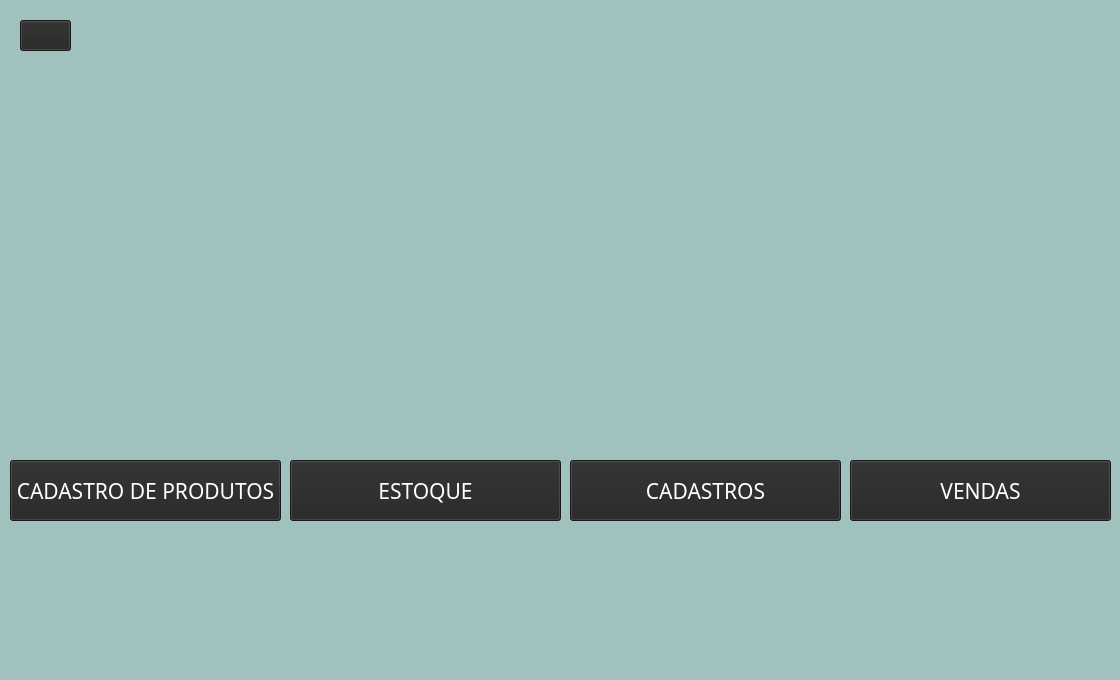
<?xml version="1.0" encoding="UTF-8"?>
<ui version="4.0">
 <class>MainWindow</class>
 <widget class="QMainWindow" name="MainWindow">
  <property name="geometry">
   <rect>
    <x>0</x>
    <y>0</y>
    <width>1120</width>
    <height>680</height>
   </rect>
  </property>
  <property name="windowTitle">
   <string>MainWindow</string>
  </property>
  <property name="styleSheet">
   <string notr="true">background-color: rgb(161, 193, 190);</string>
  </property>
  <widget class="QWidget" name="centralwidget">
   <widget class="QLabel" name="label">
    <property name="geometry">
     <rect>
      <x>280</x>
      <y>-140</y>
      <width>571</width>
      <height>561</height>
     </rect>
    </property>
    <property name="text">
     <string/>
    </property>
    <property name="pixmap">
     <pixmap>C:/Users/964742/Downloads/Meteoro_Calçados_Logo-removebg-preview.png</pixmap>
    </property>
    <property name="scaledContents">
     <bool>true</bool>
    </property>
   </widget>
   <widget class="QPushButton" name="bt_tela_cad">
    <property name="geometry">
     <rect>
      <x>10</x>
      <y>460</y>
      <width>271</width>
      <height>61</height>
     </rect>
    </property>
    <property name="font">
     <font>
      <family>Eras Demi ITC</family>
      <pointsize>16</pointsize>
     </font>
    </property>
    <property name="cursor">
     <cursorShape>PointingHandCursor</cursorShape>
    </property>
    <property name="mouseTracking">
     <bool>false</bool>
    </property>
    <property name="tabletTracking">
     <bool>false</bool>
    </property>
    <property name="styleSheet">
     <string notr="true">background-color: rgb(36, 36, 36);
color: rgb(255, 255, 255);</string>
    </property>
    <property name="text">
     <string>CADASTRO DE PRODUTOS</string>
    </property>
    <property name="autoDefault">
     <bool>false</bool>
    </property>
   </widget>
   <widget class="QPushButton" name="bt_telacadpessoas">
    <property name="geometry">
     <rect>
      <x>570</x>
      <y>460</y>
      <width>271</width>
      <height>61</height>
     </rect>
    </property>
    <property name="font">
     <font>
      <family>Eras Demi ITC</family>
      <pointsize>16</pointsize>
     </font>
    </property>
    <property name="cursor">
     <cursorShape>PointingHandCursor</cursorShape>
    </property>
    <property name="mouseTracking">
     <bool>false</bool>
    </property>
    <property name="tabletTracking">
     <bool>false</bool>
    </property>
    <property name="styleSheet">
     <string notr="true">background-color: rgb(36, 36, 36);
color: rgb(255, 255, 255);</string>
    </property>
    <property name="text">
     <string>CADASTROS</string>
    </property>
    <property name="autoDefault">
     <bool>false</bool>
    </property>
   </widget>
   <widget class="QPushButton" name="bt_estoque">
    <property name="geometry">
     <rect>
      <x>290</x>
      <y>460</y>
      <width>271</width>
      <height>61</height>
     </rect>
    </property>
    <property name="font">
     <font>
      <family>Eras Demi ITC</family>
      <pointsize>16</pointsize>
     </font>
    </property>
    <property name="cursor">
     <cursorShape>PointingHandCursor</cursorShape>
    </property>
    <property name="mouseTracking">
     <bool>false</bool>
    </property>
    <property name="tabletTracking">
     <bool>false</bool>
    </property>
    <property name="styleSheet">
     <string notr="true">background-color: rgb(36, 36, 36);
color: rgb(255, 255, 255);</string>
    </property>
    <property name="text">
     <string>ESTOQUE</string>
    </property>
    <property name="autoDefault">
     <bool>false</bool>
    </property>
   </widget>
   <widget class="QLabel" name="label_2">
    <property name="geometry">
     <rect>
      <x>80</x>
      <y>330</y>
      <width>121</width>
      <height>111</height>
     </rect>
    </property>
    <property name="text">
     <string/>
    </property>
    <property name="pixmap">
     <pixmap>IMAGENS/4745448.png</pixmap>
    </property>
    <property name="scaledContents">
     <bool>true</bool>
    </property>
   </widget>
   <widget class="QLabel" name="label_3">
    <property name="geometry">
     <rect>
      <x>370</x>
      <y>320</y>
      <width>121</width>
      <height>111</height>
     </rect>
    </property>
    <property name="text">
     <string/>
    </property>
    <property name="pixmap">
     <pixmap>IMAGENS/3176088.png</pixmap>
    </property>
    <property name="scaledContents">
     <bool>true</bool>
    </property>
   </widget>
   <widget class="QLabel" name="label_4">
    <property name="geometry">
     <rect>
      <x>650</x>
      <y>320</y>
      <width>121</width>
      <height>111</height>
     </rect>
    </property>
    <property name="text">
     <string/>
    </property>
    <property name="pixmap">
     <pixmap>IMAGENS/753173.png</pixmap>
    </property>
    <property name="scaledContents">
     <bool>true</bool>
    </property>
   </widget>
   <widget class="QLabel" name="label_5">
    <property name="geometry">
     <rect>
      <x>310</x>
      <y>-90</y>
      <width>501</width>
      <height>461</height>
     </rect>
    </property>
    <property name="text">
     <string/>
    </property>
    <property name="pixmap">
     <pixmap>IMAGENS/Meteoro_Calçados_Logo-removebg-preview.png</pixmap>
    </property>
    <property name="scaledContents">
     <bool>true</bool>
    </property>
   </widget>
   <widget class="QPushButton" name="bt_voltarinicial">
    <property name="geometry">
     <rect>
      <x>20</x>
      <y>20</y>
      <width>51</width>
      <height>31</height>
     </rect>
    </property>
    <property name="styleSheet">
     <string notr="true">color: rgb(255, 255, 255);
background-color: rgb(36, 36, 36);</string>
    </property>
    <property name="text">
     <string/>
    </property>
    <property name="icon">
     <iconset>
      <normaloff>IMAGENS/pngtree-arrow-left-flat-white-color-icon-move-back-less-photo-picture-image_7920547-removebg-preview.png</normaloff>IMAGENS/pngtree-arrow-left-flat-white-color-icon-move-back-less-photo-picture-image_7920547-removebg-preview.png</iconset>
    </property>
   </widget>
   <widget class="QPushButton" name="bt_vendas">
    <property name="geometry">
     <rect>
      <x>850</x>
      <y>460</y>
      <width>261</width>
      <height>61</height>
     </rect>
    </property>
    <property name="font">
     <font>
      <family>Eras Demi ITC</family>
      <pointsize>16</pointsize>
     </font>
    </property>
    <property name="cursor">
     <cursorShape>PointingHandCursor</cursorShape>
    </property>
    <property name="mouseTracking">
     <bool>false</bool>
    </property>
    <property name="tabletTracking">
     <bool>false</bool>
    </property>
    <property name="styleSheet">
     <string notr="true">background-color: rgb(36, 36, 36);
color: rgb(255, 255, 255);</string>
    </property>
    <property name="text">
     <string>VENDAS</string>
    </property>
    <property name="autoDefault">
     <bool>false</bool>
    </property>
   </widget>
   <widget class="QLabel" name="label_6">
    <property name="geometry">
     <rect>
      <x>880</x>
      <y>320</y>
      <width>151</width>
      <height>121</height>
     </rect>
    </property>
    <property name="text">
     <string/>
    </property>
    <property name="pixmap">
     <pixmap>IMAGENS/carrinho.png</pixmap>
    </property>
    <property name="scaledContents">
     <bool>true</bool>
    </property>
    <property name="alignment">
     <set>Qt::AlignCenter</set>
    </property>
   </widget>
   <zorder>label</zorder>
   <zorder>bt_tela_cad</zorder>
   <zorder>bt_telacadpessoas</zorder>
   <zorder>bt_estoque</zorder>
   <zorder>label_5</zorder>
   <zorder>label_3</zorder>
   <zorder>label_2</zorder>
   <zorder>label_4</zorder>
   <zorder>bt_voltarinicial</zorder>
   <zorder>bt_vendas</zorder>
   <zorder>label_6</zorder>
  </widget>
  <widget class="QMenuBar" name="menubar">
   <property name="geometry">
    <rect>
     <x>0</x>
     <y>0</y>
     <width>1120</width>
     <height>21</height>
    </rect>
   </property>
  </widget>
  <widget class="QStatusBar" name="statusbar"/>
 </widget>
 <tabstops>
  <tabstop>bt_tela_cad</tabstop>
  <tabstop>bt_estoque</tabstop>
  <tabstop>bt_telacadpessoas</tabstop>
  <tabstop>bt_voltarinicial</tabstop>
 </tabstops>
 <resources>
  <include location="voltar.qrc"/>
 </resources>
 <connections/>
</ui>
